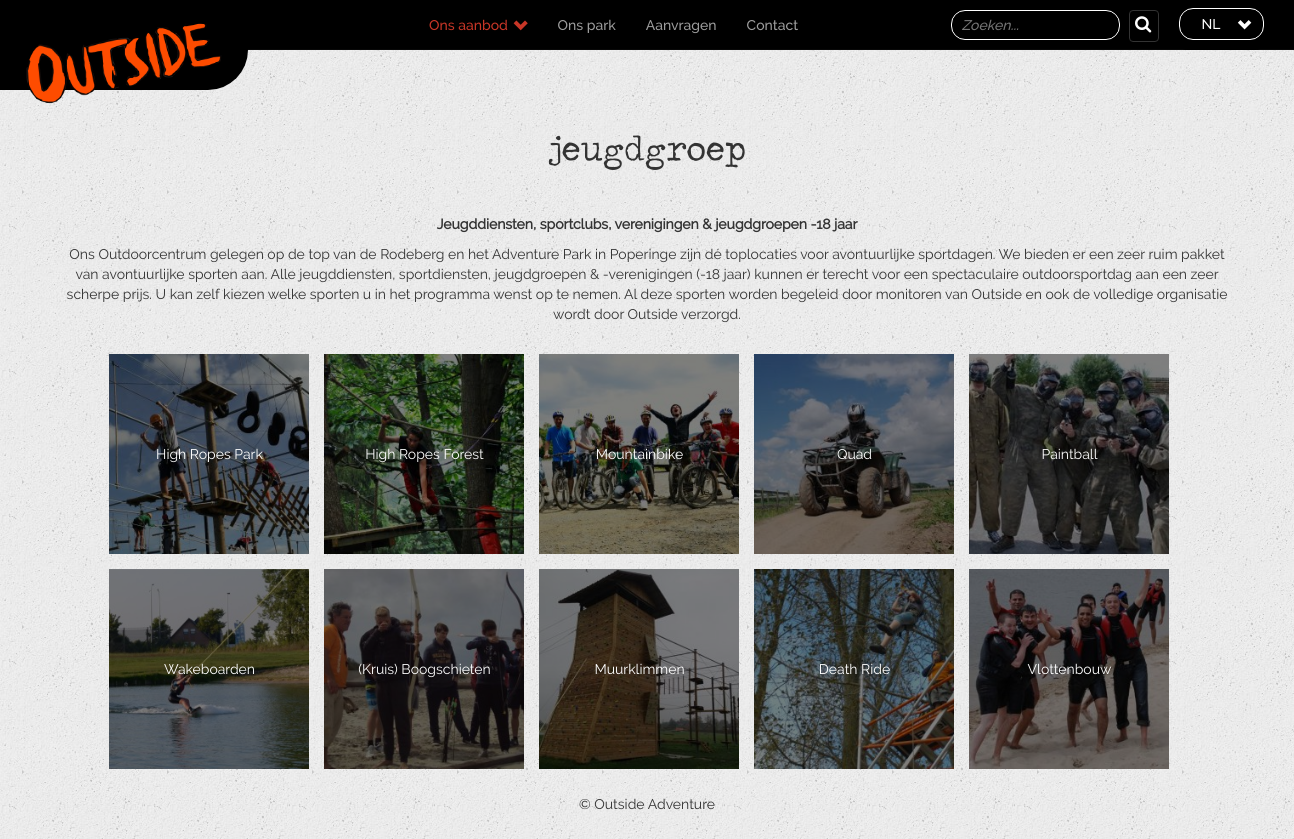
Screenshot of /index.php?page=categoryType&id=4 with the database file from the repository.
### tables this page shows
CREATE TABLE `inhoud_activiteit_categorie_type` (
  `id` int(11) NOT NULL,
  `type` varchar(255) NOT NULL DEFAULT '',
  `inhoud_nl` text NOT NULL,
  `inhoud_fr` text NOT NULL,
  `inhoud_en` text NOT NULL
);

CREATE TABLE `inhoud` (
  `id` int(11) NOT NULL,
  `categorieId` int(11) NOT NULL,
  `naam_nl` varchar(255) NOT NULL DEFAULT '',
  `naam_fr` varchar(255) DEFAULT '',
  `naam_en` varchar(255) DEFAULT '',
  `inhoud_nl` text,
  `inhoud_fr` text,
  `inhoud_en` text,
  `afspraak_nl` varchar(255) NOT NULL,
  `afspraak_fr` varchar(255) NOT NULL,
  `afspraak_en` varchar(255) NOT NULL,
  `periode_nl` varchar(255) NOT NULL,
  `periode_fr` varchar(255) NOT NULL,
  `periode_en` varchar(255) NOT NULL,
  `prijsklasseId` int(11) DEFAULT NULL,
  `forfait` int(11) NOT NULL DEFAULT '0',
  `minAantal` int(11) NOT NULL,
  `duur_nl` varchar(255) NOT NULL,
  `duur_fr` varchar(255) NOT NULL,
  `duur_en` varchar(255) NOT NULL,
  `leeftijd` varchar(255) NOT NULL,
  `afbeelding` varchar(255) NOT NULL,
  `afbeelding_header` varchar(255) NOT NULL DEFAULT '',
  `actief` tinyint(1) NOT NULL
);

### index.php (called while the page is built, shortened)
<?php
function taal($nl,$fr,$eng){
        switch($_SESSION['session_taal']){
            case "NL":
            return $nl;
             break;
            }
}
$routes = array(
  'home' => array(
    'controller' => 'Page',
    'action' => 'index'
  ),
  'overviewType' => array(
    'controller' => 'Page',
    'action' => 'overviewType'
  ),
  'contact' => array(
    'controller' => 'Page',
    'action' => 'contact'
  ),
  'activity' => array(
    'controller' => 'Activity',
    'action' => 'activity'
  ),
  'overview' => array(
    'controller' => 'Activity',
    'action' => 'overview'
  ),
  'aanvragen' => array(
    'controller' => 'Activity',
    'action' => 'aanvragen'
  ),
  'feesten' => array(
    'controller' => 'Page',
    'action' => 'feesten'
    ),
   'adventurePark' => array(
    'controller' => 'Page',
    'action' => 'adventurePark'
    ),
  'category' => array(
    'controller' => 'Activity',
    'action' => 'category'
    ),
  'categoryType' => array(
    'controller' => 'Activity',
    'action' => 'categoryType'
    ),
  'locatie' => array(
    'controller' => 'Activity',
    'action' => 'locatie'
    ),
  'locaties' => array(
    'controller' => 'Activity',
    'action' => 'locaties'
    ),
  'activiteit' => array(
    'controller' => 'Activity',
    'action' => 'activiteit'
    ),
  'search' => array(
    'controller' => 'Activity',
    'action' => 'search'
    ),
  'all' => array(
    'controller' => 'Activity',
    'action' => 'all_activities'
    ),
  'all_category_categories' => array(
    'controller'=> 'Activity',
    'action'=> 'all_category_categories'
     ),
  'all_other_data' => array(
    'controller'=> 'Activity',
    'action'=> 'all_other_data'
     ),
  'get_prices_of_activity' => array(
    'controller'=> 'Activity',
    'action'=> 'get_prices_of_activity'
     ),
  'all_category_types' => array(
    'controller'=> 'Activity',
    'action'=> 'all_category_types'
     ),
  'allLocations' => array(
    'controller' => 'Activity',
    'action' => 'all_locations'
    ),
   'filter' => array(
    'controller' => 'Activity',
    'action' => 'filterActivities'
    )
);
$route = $routes[$_GET['page']];
$controllerObj = new $controllerName();
$controllerObj->route = $route;
$controllerObj->filter();
$controllerObj->render();

### dao/CategoryDAO.php (called while the page is built, shortened)
<?php
class CategoryDAO extends DAO {
	public function selectByTypeId($id) {
		$sql = "SELECT * FROM `inhoud_activiteit_categorie_type` WHERE `id` = :id ";
		$stmt = $this->pdo->prepare($sql);
		$stmt->bindValue(':id', $id);
		$stmt->execute();
		return $stmt->fetch(PDO::FETCH_ASSOC);
	}
}

### controller/ActivityController.php (called while the page is built, shortened)
<?php
require_once WWW_ROOT . 'dao' . DS . 'ActivityDAO.php';
require_once WWW_ROOT . 'dao' . DS . 'CategoryDAO.php';
class ActivityController extends Controller {
    private $activityDAO;
    private $categoryDAO;
    function __construct() {
        $this->activityDAO = new ActivityDAO();
        $this->categoryDAO = new CategoryDAO();
    }
    public function categoryType(){
        if(!empty($_GET['id'])){
        $this->set('category',$this->categoryDAO->selectByTypeId($_GET['id']));
        $idsOfActivities = $this->activityDAO->getByCategoryType($_GET['id']);
        for ($i = 0; $i < count($idsOfActivities); $i++) {
            $contentActivity = $this->activityDAO->selectById($idsOfActivities[$i]['activiteitId']);
        }
        }else{
            header('Location: index.php');
        }
    }
}

### dao/ActivityDAO.php (called while the page is built, shortened)
<?php
class ActivityDAO extends DAO {
	public function selectById($id) {
		$sql = "SELECT * FROM `inhoud`
				LEFT JOIN (SELECT * FROM (SELECT activiteitId,GROUP_CONCAT(titel_nl SEPARATOR ';') as prijs_titel_nl,GROUP_CONCAT(titel_fr SEPARATOR ';') as prijs_titel_fr,GROUP_CONCAT(titel_en SEPARATOR ';') as prijs_titel_en,GROUP_CONCAT(prijs_nl SEPARATOR ';') as prijs_nl,GROUP_CONCAT(prijs_fr SEPARATOR ';') as prijs_fr,GROUP_CONCAT(prijs_en SEPARATOR ';') as prijs_en,typeId FROM inhoud_prijs
				WHERE typeId = 1
				GROUP BY activiteitId) as tmp
				LEFT JOIN
				(SELECT activiteitId as activiteitId2,GROUP_CONCAT(titel_nl SEPARATOR ';') as supplement_titel_nl,GROUP_CONCAT(titel_fr SEPARATOR ';') as supplement_titel_fr,GROUP_CONCAT(titel_en SEPARATOR ';') as supplement_titel_en,GROUP_CONCAT(prijs_nl SEPARATOR ';') as supplement_nl,GROUP_CONCAT(prijs_fr SEPARATOR ';') as supplement_fr,GROUP_CONCAT(prijs_en SEPARATOR ';') as supplement_en FROM inhoud_prijs
				WHERE typeId = 2
				GROUP BY activiteitId) as tmp2
				ON tmp.activiteitId = tmp2.activiteitId2
				UNION ALL
				SELECT * FROM (SELECT activiteitId,GROUP_CONCAT(titel_nl SEPARATOR ';') as prijs_titel_nl,GROUP_CONCAT(titel_fr SEPARATOR ';') as prijs_titel_fr,GROUP_CONCAT(titel_en SEPARATOR ';') as prijs_titel_en,GROUP_CONCAT(prijs_nl SEPARATOR ';') as prijs_nl,GROUP_CONCAT(prijs_fr SEPARATOR ';') as prijs_fr,GROUP_CONCAT(prijs_en SEPARATOR ';') as prijs_en,typeId FROM inhoud_prijs
				WHERE typeId = 1
				GROUP BY activiteitId) as tmp
				RIGHT JOIN
				(SELECT activiteitId as activiteitId2,GROUP_CONCAT(titel_nl SEPARATOR ';') as supplement_titel_nl,GROUP_CONCAT(titel_fr SEPARATOR ';') as supplement_titel_fr,GROUP_CONCAT(titel_en SEPARATOR ';') as supplement_titel_en,GROUP_CONCAT(prijs_nl SEPARATOR ';') as supplement_nl,GROUP_CONCAT(prijs_fr SEPARATOR ';') as supplement_fr,GROUP_CONCAT(prijs_en SEPARATOR ';') as supplement_en FROM inhoud_prijs
				WHERE typeId = 2
				GROUP BY activiteitId) as tmp2
				ON tmp.activiteitId = tmp2.activiteitId2) as tmp3
				ON inhoud.id = tmp3.activiteitId
				WHERE actief=1 AND id= :id	";
		$stmt = $this->pdo->prepare($sql);
		$stmt->bindValue(':id', $id);
		$stmt->execute();
		return $stmt->fetch(PDO::FETCH_ASSOC);
	}
	public function getByCategoryType($id){
		$sql = "SELECT * FROM (SELECT activiteitId,typeId from `inhoud_activiteit_categorie`) as type
				INNER JOIN inhoud_activiteit_categorie_type ON inhoud_activiteit_categorie_type.id = type.typeId
				WHERE typeId = :typeId ";
		$stmt = $this->pdo->prepare($sql);
		$stmt->bindValue(':typeId', $id);
		$stmt->execute();
		return $stmt->fetchAll(PDO::FETCH_ASSOC);
	}
}

### view/activity/categoryType.php (the view, shortened to what this page needs)
<div class="container-middle container-info no-header">
    <h1 id="page-name"class="titel-header">
      <span>
        <?php echo taal($category['type'],$category['type'],$category['type']);
        ?></span>
    </h1>
<div class="content_info">
  <div class="center-text">
    <?php echo taal($category['inhoud_nl'],$category['inhoud_fr'],$category['inhoud_en']); ?>
</div>
    <div id="grid-feesten" class="container-sub-grid">
        <div class="grid">
            <div class="row gridFlex">
                <?php
                if(isset($activities)){
                  foreach ($activities as $activitySub) {
                    if($activitySub['id']){
                        echo "<div class=\"grid-sub\">";
                        echo "<img width=\"200px\" height=\"200px\" class=\"subcategory-img lazyload\"
                        src=\"assets/images/activityPhotos/{$activitySub['afbeelding']}_th.jpg \">";
                         $name = preg_replace('/\s+/', '', taal($activitySub['naam_nl'],$activitySub['naam_fr'],$activitySub['naam_en']));
                         echo "<a href=\"index.php?page=activiteit&id={$activitySub['id']}&name=" . $name . "\" class=\"gridLink-sub\">";
                         echo "<div class=\"overlay-img\">";
                         echo "<span>";
                echo taal($activitySub['naam_nl'],$activitySub['naam_fr'],$activitySub['naam_en']);
                echo "</span>";
                echo "</div></a></div>";
          }
      }
    } ?>
            </div>
        </div>
    </div>

### css/main.css (style rules this page uses)
.container-middle { width: 90%; margin-left: auto; margin-right: auto; }
.container-middle .titel-header { font-family: "traveling__typewriterregular"; text-align: center; font-size: 2.5em; }
.no-header { margin-top: 100px; }
.center-text { text-align: center; }
body { background-repeat: repeat; font-family: "ralewayregular"; background-image: url(assets/images/bg-pattern.jpg); overflow-x: hidden; }
.center-text { text-align: center !important; }
.center-text header { font-weight: 900; margin-bottom: 10px; }
.center-text p { text-align: center !important; }
.grid { width: 95%; margin-left: auto; margin-right: auto; }
.gridFlex { display: -ms-flexbox; display: -webkit-box; display: flex; -ms-flex-direction: row; flex-direction: row; -ms-flex-align: center; align-items: center; -ms-flex-pack: center; justify-content: center; -ms-flex-wrap: wrap; flex-wrap: wrap; }
#page-name span { display: inline; }
.container-info { margin-left: auto; margin-right: auto; }
.container-info p { text-align: left; }
.content_info p { text-align: left; }
#grid-feesten { margin-top: 30px; }
#grid-feesten .grid-sub { width: 200px; height: 200px; margin-right: 15px; margin-bottom: 15px; }
#grid-feesten .grid-sub img { width: 200px; height: 200px; vertical-align: top; z-index: 0; float: left; object-fit: cover; }
.overlay-img { float: left; display: block; color: white; background-color: rgba(0, 0, 0, 0.5); height: 200px; width: 200px; z-index: 99; margin-top: -200px; transition: background-color 0.5s; }
.overlay-img span { text-align: center; width: 85%; margin-left: 7.5%; display: block; margin-top: 90px; }

### rows the page displays
inhoud_activiteit_categorie_type: type "jeugdgroep", inhoud_nl+inhoud_fr+inhoud_en "Jeugddiensten, sportclubs, verenigingen & jeugdgroepen -18 jaar Ons Outdoorcentrum gelegen op de top van de Rodeberg en het Adventure Park in Poperinge zijn dé toplocaties voor avontuurlijke sportdagen. We bieden er een zeer ruim pakket van avontuurlijke sporten aan. Alle jeugddiensten, sportdiensten, jeugdgroepen & -verenigingen (-18 jaar) kunnen er terecht voor een spectaculaire outdoorsportdag aan een zeer scherpe prijs. U kan zelf kiezen welke sporten u in het programma wenst op te nemen. Al deze sporten worden begeleid door monitoren van Outside en ook de volledige organisatie wordt door Outside verzorgd."
inhoud: afbeelding (picture), naam_nl "High Ropes Park"
inhoud: afbeelding (picture), naam_nl "High Ropes Forest"
inhoud: afbeelding (picture), naam_nl "Mountainbike"
inhoud: afbeelding (picture), naam_nl "Quad"
inhoud: afbeelding (picture), naam_nl "Paintball"
inhoud: afbeelding (picture), naam_nl "Wakeboarden"
inhoud: afbeelding (picture), naam_nl "(Kruis) Boogschieten"
inhoud: afbeelding (picture), naam_nl "Muurklimmen"
inhoud: afbeelding (picture), naam_nl "Death Ride"
inhoud: afbeelding (picture), naam_nl "Vlottenbouw"

### other values shown
taal('Ons park','Votre locations','Our locations') "Ons park"
$_SESSION['session_taal'] "NL"
